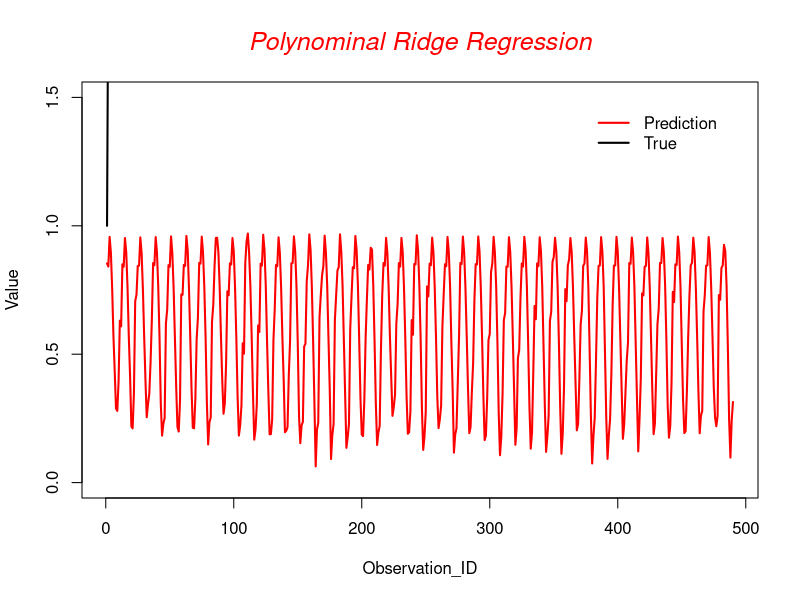

Write R code to recreate this figure.
library(MASS)
library(tidyverse)

arctic <- read.csv("arctic_data.csv",stringsAsFactors = F) #load data

folds <- cut(seq(1,nrow(arctic)), breaks = 10, labels = FALSE) #data segmentation

prediction <- as.data.frame(
  sapply(1:10, FUN = function(i) # loop 1:K
{
  testID <- which(folds == i, arr.ind = TRUE)
  test <- arctic[testID, ]
  train <- arctic[-testID, ] # set K-fold
  
  # print(test) # if needed
  
  # Polynominal Ridge Regression
  lm <- lm(area ~ poly(ozone,7)+poly(rainfall,3),data=arctic)
  
  # prediction output
  predict(lm,test)
}))

# table gathering and merging
pred_gather <- gather(data=prediction, key="fold",value="prediction",1:10)
result <- as.data.frame(cbind(arctic[,c(1,2,3,6)],pred_gather))

# calculate value of R^2
result["R^2"] <- ((result$area-result$prediction)^2)
R_square <- sum(result$`R^2`)/490

# plot line chart (Prediction vs True)
{plot(result$observation,result$area,type ='l',ylim = c(0,1.5),lwd = '2',
     xlab = "Observation_ID", ylab = "Value")
lines(result$observation,result$prediction,lty=1,col='red',lwd = '2')}

# title and legend
{title(main = list("Polynominal Ridge Regression", cex = 1.5, col = "red", font = 3)) 
legend("topright", inset=.05, c("Prediction","True"),bty = 'n',
       lty=c(1, 1),  col=c("red", "black"),lwd =c(2, 2))}

